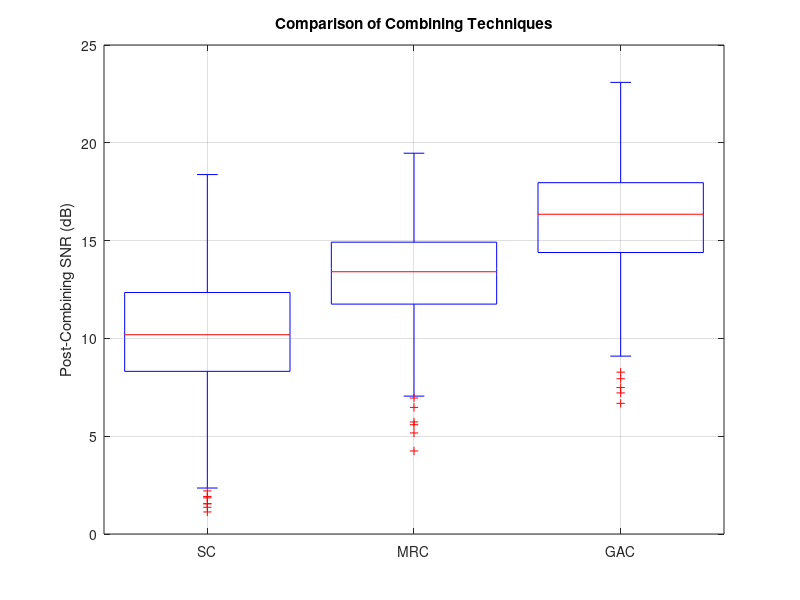

The MATLAB source for this figure:
%% ============================================================
%  Comparison of Selection Combining, MRC, and GAC
%  Author: (Your Name)
%  ============================================================
clear; clc; rng(1);

%% PARAMETERS
N_sats   = 5;        % number of satellites
N_trials = 1000;     % number of Monte Carlo trials

% Average SNRs per satellite (dB) -> represents link quality differences
avgSNRdB = [10 8 6 4 2];  

% Geometry: assign some random slant ranges (km)
slantRanges = [800, 1000, 1200, 1500, 2000];  
Rmax = max(slantRanges);

%% STORAGE
snr_SC  = zeros(N_trials,1);
snr_MRC = zeros(N_trials,1);
snr_GAC = zeros(N_trials,1);

%% SIMULATION
for t = 1:N_trials
    % --- Step 1: Generate random instantaneous SNRs (Rayleigh fading)
    instSNR_lin = zeros(1,N_sats);
    for k = 1:N_sats
        avgSNR_lin = 10^(avgSNRdB(k)/10);
        h = (randn+1i*randn)/sqrt(2);    % Rayleigh fading channel
        instSNR_lin(k) = avgSNR_lin * abs(h)^2;
    end

    % --- Step 2: Selection Combining (pick best satellite)
    snr_SC(t) = max(instSNR_lin);

    % --- Step 3: Maximal Ratio Combining (weight ∝ SNR)
    w_MRC = instSNR_lin ./ sum(instSNR_lin);  % normalized weights
    snr_MRC(t) = sum(instSNR_lin);            % equivalent post-combining SNR

    % --- Step 4: Geometry Assisted Combining
    geoFactor = (Rmax ./ slantRanges);        % geometry weights
    w_GAC = (instSNR_lin .* geoFactor) ./ sum(instSNR_lin .* geoFactor);
    snr_GAC(t) = sum(instSNR_lin .* geoFactor); % geometry-biased combining
end

%% RESULTS
meanSC  = mean(10*log10(snr_SC));
meanMRC = mean(10*log10(snr_MRC));
meanGAC = mean(10*log10(snr_GAC));

fprintf("Average post-combining SNR (dB):\n");
fprintf("  Selection Combining (SC): %.2f dB\n", meanSC);
fprintf("  Maximal Ratio Combining (MRC): %.2f dB\n", meanMRC);
fprintf("  Geometry-Assisted Combining (GAC): %.2f dB\n", meanGAC);

%% PLOTS
figure;
boxplot([10*log10(snr_SC), 10*log10(snr_MRC), 10*log10(snr_GAC)], ...
    'Labels',{'SC','MRC','GAC'});
ylabel('Post-Combining SNR (dB)');
title('Comparison of Combining Techniques');
grid on;
